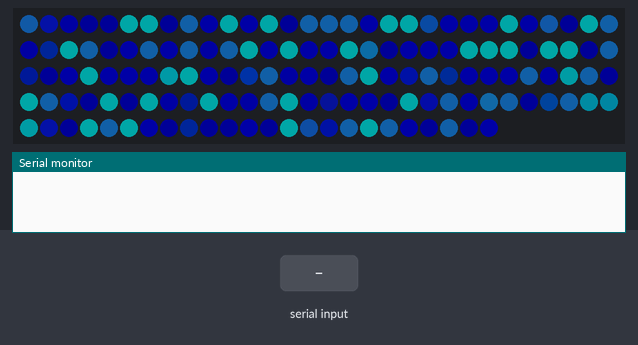
Bench run of a sketch on a simulated Arduino Uno, built with avr-gcc and run on an emulated ATmega328P. On the bench: 144 RGB LEDs in strip order, left to right, continuing on the next row, the last lines printed to the serial monitor. The inputs (shaded band) are chosen by the test bench. Dim RGB values are drawn brighter than linear; random numbers use the default seed unless the sketch sets one.

Above: at 1.7 s.
1.8 s: "1" received over the second serial link
At 7.2 s:
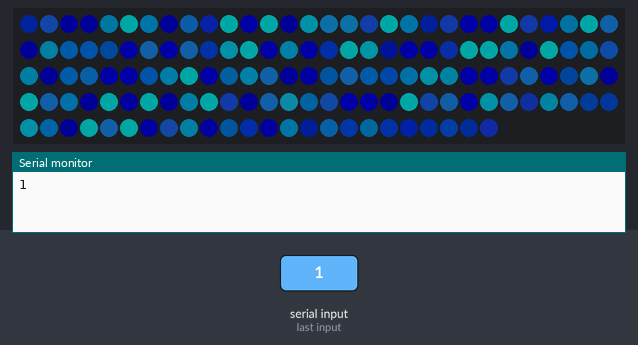

The sketch:

colourToColorFade.ino
```cpp
// fadeTowardColor example code.
//
// Sample code that includes a function for fading one RGB color toward a target RGB color
// Also includes a function for fading a whole array of pixels toward a given color
//
// Both of these functions _modify_ the existing color, in place.
//
// All fades are done in RGB color space.
//
// Mark Kriegsman
// December 2016

// Helper function that blends one uint8_t toward another by a given amount
void nblendU8TowardU8( uint8_t& cur, const uint8_t target, uint8_t amount)
{
  if( cur == target) return;

  if( cur < target ) {
    uint8_t delta = target - cur;
    delta = scale8_video( delta, amount);
    cur += delta;
  } else {
    uint8_t delta = cur - target;
    delta = scale8_video( delta, amount);
    cur -= delta;
  }
}

// Blend one CRGB color toward another CRGB color by a given amount.
// Blending is linear, and done in the RGB color space.
// This function modifies 'cur' in place.
CRGB fadeTowardColor( CRGB& cur, const CRGB& target, uint8_t amount)
{
  nblendU8TowardU8( cur.red,   target.red,   amount);
  nblendU8TowardU8( cur.green, target.green, amount);
  nblendU8TowardU8( cur.blue,  target.blue,  amount);
  return cur;
}
```

app.ino
```cpp
#include "FastLED.h"
#include <SoftwareSerial.h>
#include <protothreads.h>

#define DATA_PIN    3
#define LED_TYPE    WS2812B
#define COLOR_ORDER GRB
#define NUM_LEDS    12 * 12
#define BRIGHTNESS  40
#define SPEED       20

CRGB leds[NUM_LEDS];
CRGB targetColour[NUM_LEDS];

CRGB colourPallete[4] = {CRGB::Aqua, CRGB::Blue, CRGB::DarkBlue, CRGB::DodgerBlue};

SoftwareSerial mySerial(6,5); // pins for bluetooth

static struct pt pt1, pt2; // declare protothreads

void setup()
{
    PT_INIT(&pt1);
    PT_INIT(&pt2);

    Serial.begin(9600); //open the serial port for debugging
    mySerial.begin(9600); // open the bluetooth serial port

    FastLED.addLeds<LED_TYPE,DATA_PIN,COLOR_ORDER>(leds, NUM_LEDS).setCorrection(TypicalLEDStrip);
    FastLED.setBrightness(BRIGHTNESS);

    setupMood();
}

static int readSerialThread(struct pt *pt, int interval) {
    static unsigned long timestamp = 0;
    PT_BEGIN(pt);
        while(1) {
        PT_WAIT_UNTIL(pt, millis() - timestamp > interval );
        timestamp = millis(); // take a new timestamp
        if(mySerial.available()){
            Serial.println(mySerial.readString()); // send from serial to bluetooth
        }
    }
    PT_END(pt);
}

static int moodThread(struct pt *pt, int interval) {
    static unsigned long timestamp = 0;
    PT_BEGIN(pt);
    while(1) {
        PT_WAIT_UNTIL(pt, millis() - timestamp > interval );
        timestamp = millis();
        mood();
    }
    PT_END(pt);
}

void loop()
{
    readSerialThread(&pt1, 900);
    moodThread(&pt2, 100);
}
```

ledModes.ino
```cpp
void mood()
{
  int colourIndex = random(4);
  int numPixelsToUpdate = random(8);

  for (int i = 1; i < numPixelsToUpdate; i++)
  {
    int pos = random(NUM_LEDS);
    targetColour[pos] = colourPallete[colourIndex];
  }

  for (int i = 0; i < NUM_LEDS; i++)
  {
    fadeTowardColor(leds[i], targetColour[i], 5);
  }

  FastLED.show();
  FastLED.delay(SPEED);
}

void setupMood()
{
  for (int i = 0; i < NUM_LEDS; i++)
  {
    leds[i] = targetColour[i] = colourPallete[random(4)];
  }

  FastLED.show();
}
```
